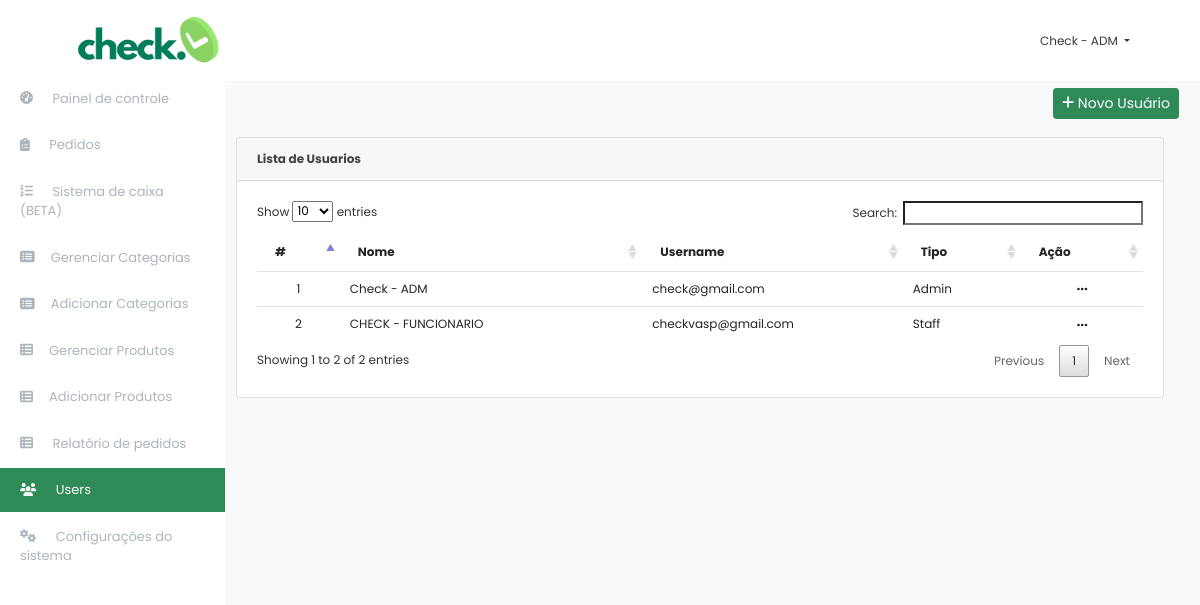
/index.php?page=users (signed in), run on the app's committed database.
### tables this page shows
CREATE TABLE `users` (
  `id` int(30) NOT NULL,
  `name` text NOT NULL,
  `username` varchar(200) NOT NULL,
  `password` text NOT NULL,
  `type` tinyint(1) NOT NULL DEFAULT 3 COMMENT '1=Admin,2=Staff'
);

### users.php (the view, shortened to what this page needs)
<div class="container-fluid">
	<div class="row">
	<div class="col-lg-12">
			<button class="btn btn-primary float-right btn-sm" id="new_user"><i class="fa fa-plus"></i> Novo Usuário</button>
	</div>
	</div>
	<br>
	<div class="col-lg-12">
		<div class="card ">
			<div class="card-header"><b>Lista de Usuarios</b></div>
			<div class="card-body">
				<table class="table table-hover">
			<thead>
				<tr>
					<th>#</th>
					<th>Nome</th>
					<th>Username</th>
					<th>Tipo</th>
					<th>Ação</th>
				</tr>
			</thead>
			<tbody>
				<?php
 					include 'db_connect.php';
 					$type = array("","Admin","Staff","Alumnus/Alumna");
 					$users = $conn->query("SELECT * FROM users order by name asc");
 					$i = 1;
 					while($row= $users->fetch_assoc()):
				 ?>
				 <tr>
				 	<td class="text-center">
				 		<?php echo $i++ ?>
				 	</td>
				 	<td>
				 		<?php echo ucwords($row['name']) ?>
				 	</td>
				 	<td>
				 		<?php echo $row['username'] ?>
				 	</td>
				 	<td>
				 		<?php echo $type[$row['type']] ?>
				 	</td>
				 	<td>
				 		<center>
							<div class="btn-group">
							  <a type="button" class=" dropdown-toggle-split" data-toggle="dropdown" aria-haspopup="true" aria-expanded="false">
							    <i class="fa fa-ellipsis-h"></i>
							  </a>
							</div>
						</center>
				 	</td>
				 </tr>
				<?php endwhile; ?>
			</tbody>
		</table>
			</div>
		</div>
	</div>
</div>

### assets/css/style.css (style rules this page uses)
body { font-family:Poppins, Helvetica, "sans-serif"; color: #444444; width: 100%; height: calc(100%); font-size: 12px; }
a { color: #1977cc; }
.btn-primary, .btn-primary:hover { background-color: #2E8B57; border-color: #2E8B57; }
table.dataTable.no-footer { border: 0 !important; }
.table td, .table th { border-bottom: 1px solid #dee2e6; border-bottom: 0; }
table.dataTable thead th, table.dataTable thead td { border-bottom: 0px solid #111; border: 0; }

### index.php (style rules this page uses)
body { background: #f8f9fa; }

### data on the page
users: name "Check - ADM", username "check@gmail.com", type "Admin"
users: name "CHECK - FUNCIONARIO", username "checkvasp@gmail.com", type "Staff"

### other printed values
$_SESSION['login_name'] "Check - ADM"
